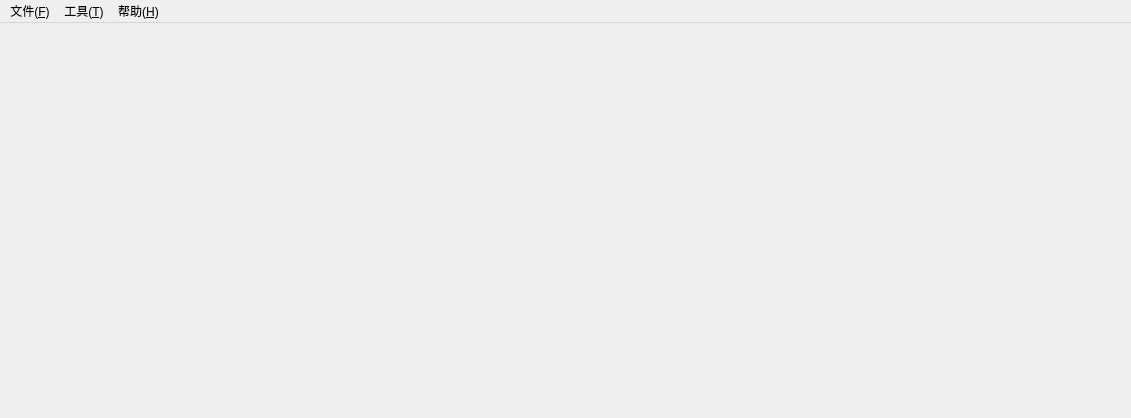
<?xml version="1.0" encoding="UTF-8"?>
<ui version="4.0">
 <class>MainWindow</class>
 <widget class="QMainWindow" name="MainWindow">
  <property name="geometry">
   <rect>
    <x>0</x>
    <y>0</y>
    <width>1131</width>
    <height>418</height>
   </rect>
  </property>
  <property name="windowTitle">
   <string>AVPStudio</string>
  </property>
  <property name="windowIcon">
   <iconset resource="../../../res/resources.qrc">
    <normaloff>:/icons/icons/icon256.ico</normaloff>:/icons/icons/icon256.ico</iconset>
  </property>
  <widget class="QWidget" name="centralwidget">
   <layout class="QVBoxLayout" name="verticalLayout">
    <item>
     <widget class="QStackedWidget" name="stackedWidget"/>
    </item>
   </layout>
  </widget>
  <widget class="QMenuBar" name="menubar">
   <property name="geometry">
    <rect>
     <x>0</x>
     <y>0</y>
     <width>1131</width>
     <height>21</height>
    </rect>
   </property>
   <widget class="QMenu" name="menuFile">
    <property name="title">
     <string>文件(&amp;F)</string>
    </property>
    <addaction name="actionNewContent"/>
    <addaction name="actionOpenFile"/>
    <addaction name="separator"/>
    <addaction name="actionExit"/>
   </widget>
   <widget class="QMenu" name="menuHelp">
    <property name="title">
     <string>帮助(&amp;H)</string>
    </property>
    <addaction name="actionAbout"/>
   </widget>
   <widget class="QMenu" name="menu_T">
    <property name="title">
     <string>工具(&amp;T)</string>
    </property>
    <addaction name="actionWavGenerator"/>
    <addaction name="action"/>
   </widget>
   <addaction name="menuFile"/>
   <addaction name="menu_T"/>
   <addaction name="menuHelp"/>
  </widget>
  <action name="actionNewContent">
   <property name="text">
    <string>新建播放内容</string>
   </property>
   <property name="shortcut">
    <string>Ctrl+N</string>
   </property>
  </action>
  <action name="actionAbout">
   <property name="text">
    <string>关于AVPStudio...</string>
   </property>
  </action>
  <action name="actionExit">
   <property name="text">
    <string>退出</string>
   </property>
   <property name="shortcut">
    <string>Ctrl+F4</string>
   </property>
  </action>
  <action name="actionOpenFile">
   <property name="enabled">
    <bool>false</bool>
   </property>
   <property name="text">
    <string>打开文件</string>
   </property>
   <property name="shortcut">
    <string>Ctrl+O</string>
   </property>
  </action>
  <action name="actionWavGenerator">
   <property name="enabled">
    <bool>true</bool>
   </property>
   <property name="text">
    <string>WAV生成器</string>
   </property>
  </action>
  <action name="action">
   <property name="text">
    <string>图片排列器</string>
   </property>
  </action>
 </widget>
 <resources>
  <include location="../../../res/resources.qrc"/>
 </resources>
 <connections/>
</ui>
